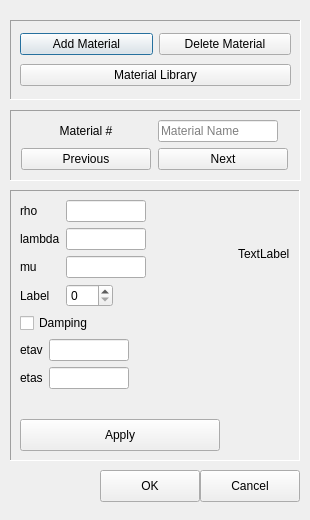
<?xml version="1.0" encoding="UTF-8"?>
<ui version="4.0">
 <class>materialSetupDialog</class>
 <widget class="QDialog" name="materialSetupDialog">
  <property name="geometry">
   <rect>
    <x>0</x>
    <y>0</y>
    <width>310</width>
    <height>520</height>
   </rect>
  </property>
  <property name="minimumSize">
   <size>
    <width>310</width>
    <height>520</height>
   </size>
  </property>
  <property name="maximumSize">
   <size>
    <width>310</width>
    <height>520</height>
   </size>
  </property>
  <property name="focusPolicy">
   <enum>Qt::TabFocus</enum>
  </property>
  <property name="contextMenuPolicy">
   <enum>Qt::DefaultContextMenu</enum>
  </property>
  <property name="windowTitle">
   <string>Material Setup</string>
  </property>
  <property name="windowIcon">
   <iconset resource="resources.qrc">
    <normaloff>:/material.png</normaloff>:/material.png</iconset>
  </property>
  <property name="toolTip">
   <string>Material Setup</string>
  </property>
  <property name="statusTip">
   <string>Material Setup</string>
  </property>
  <widget class="QFrame" name="firstFrame">
   <property name="geometry">
    <rect>
     <x>10</x>
     <y>20</y>
     <width>291</width>
     <height>80</height>
    </rect>
   </property>
   <property name="focusPolicy">
    <enum>Qt::TabFocus</enum>
   </property>
   <property name="frameShape">
    <enum>QFrame::Panel</enum>
   </property>
   <property name="frameShadow">
    <enum>QFrame::Sunken</enum>
   </property>
   <layout class="QGridLayout" name="gridLayout_3">
    <item row="0" column="0">
     <widget class="QPushButton" name="addMaterialPushButton">
      <property name="maximumSize">
       <size>
        <width>140</width>
        <height>16777215</height>
       </size>
      </property>
      <property name="text">
       <string>Add Material</string>
      </property>
      <property name="icon">
       <iconset resource="resources.qrc">
        <normaloff>:/add.png</normaloff>:/add.png</iconset>
      </property>
     </widget>
    </item>
    <item row="0" column="1">
     <widget class="QPushButton" name="deleteMaterialPushButton">
      <property name="maximumSize">
       <size>
        <width>140</width>
        <height>16777215</height>
       </size>
      </property>
      <property name="text">
       <string>Delete Material</string>
      </property>
      <property name="icon">
       <iconset resource="resources.qrc">
        <normaloff>:/trash.png</normaloff>:/trash.png</iconset>
      </property>
     </widget>
    </item>
    <item row="1" column="0" colspan="2">
     <widget class="QPushButton" name="materialLibraryPushButton">
      <property name="text">
       <string>Material Library</string>
      </property>
      <property name="icon">
       <iconset resource="resources.qrc">
        <normaloff>:/library.png</normaloff>:/library.png</iconset>
      </property>
     </widget>
    </item>
   </layout>
  </widget>
  <widget class="QFrame" name="secondFrame">
   <property name="geometry">
    <rect>
     <x>10</x>
     <y>110</y>
     <width>291</width>
     <height>71</height>
    </rect>
   </property>
   <property name="frameShape">
    <enum>QFrame::Panel</enum>
   </property>
   <property name="frameShadow">
    <enum>QFrame::Sunken</enum>
   </property>
   <layout class="QGridLayout" name="gridLayout_2">
    <item row="0" column="0">
     <widget class="QLabel" name="materialNumberlabel">
      <property name="text">
       <string>Material #</string>
      </property>
      <property name="alignment">
       <set>Qt::AlignCenter</set>
      </property>
     </widget>
    </item>
    <item row="0" column="1">
     <widget class="QLineEdit" name="materialNameLineEdit">
      <property name="minimumSize">
       <size>
        <width>120</width>
        <height>0</height>
       </size>
      </property>
      <property name="maximumSize">
       <size>
        <width>120</width>
        <height>16777215</height>
       </size>
      </property>
      <property name="focusPolicy">
       <enum>Qt::ClickFocus</enum>
      </property>
      <property name="placeholderText">
       <string>Material Name</string>
      </property>
     </widget>
    </item>
    <item row="1" column="0">
     <widget class="QPushButton" name="previousPushButton">
      <property name="minimumSize">
       <size>
        <width>130</width>
        <height>0</height>
       </size>
      </property>
      <property name="maximumSize">
       <size>
        <width>130</width>
        <height>16777215</height>
       </size>
      </property>
      <property name="text">
       <string>Previous</string>
      </property>
      <property name="icon">
       <iconset resource="resources.qrc">
        <normaloff>:/previous.png</normaloff>:/previous.png</iconset>
      </property>
     </widget>
    </item>
    <item row="1" column="1">
     <widget class="QPushButton" name="nextPushButton">
      <property name="minimumSize">
       <size>
        <width>130</width>
        <height>0</height>
       </size>
      </property>
      <property name="maximumSize">
       <size>
        <width>130</width>
        <height>16777215</height>
       </size>
      </property>
      <property name="text">
       <string>Next</string>
      </property>
      <property name="icon">
       <iconset resource="resources.qrc">
        <normaloff>:/next.png</normaloff>:/next.png</iconset>
      </property>
     </widget>
    </item>
   </layout>
   <zorder>materialNumberlabel</zorder>
   <zorder>previousPushButton</zorder>
   <zorder>nextPushButton</zorder>
   <zorder>materialNameLineEdit</zorder>
  </widget>
  <widget class="QFrame" name="propertiesFrame">
   <property name="geometry">
    <rect>
     <x>10</x>
     <y>190</y>
     <width>290</width>
     <height>271</height>
    </rect>
   </property>
   <property name="frameShape">
    <enum>QFrame::Panel</enum>
   </property>
   <property name="frameShadow">
    <enum>QFrame::Sunken</enum>
   </property>
   <layout class="QGridLayout" name="gridLayout">
    <item row="3" column="0">
     <widget class="QPushButton" name="applyPushButton">
      <property name="minimumSize">
       <size>
        <width>200</width>
        <height>32</height>
       </size>
      </property>
      <property name="maximumSize">
       <size>
        <width>200</width>
        <height>32</height>
       </size>
      </property>
      <property name="text">
       <string>Apply</string>
      </property>
      <property name="icon">
       <iconset resource="resources.qrc">
        <normaloff>:/done.png</normaloff>:/done.png</iconset>
      </property>
     </widget>
    </item>
    <item row="0" column="1">
     <widget class="QLabel" name="infoLabel">
      <property name="text">
       <string>TextLabel</string>
      </property>
     </widget>
    </item>
    <item row="1" column="0">
     <widget class="QCheckBox" name="dampimgCheckBox">
      <property name="focusPolicy">
       <enum>Qt::TabFocus</enum>
      </property>
      <property name="text">
       <string>Damping</string>
      </property>
     </widget>
    </item>
    <item row="2" column="0">
     <layout class="QFormLayout" name="formLayout_2">
      <property name="fieldGrowthPolicy">
       <enum>QFormLayout::FieldsStayAtSizeHint</enum>
      </property>
      <item row="0" column="0">
       <widget class="QLabel" name="etavLabel">
        <property name="text">
         <string>etav</string>
        </property>
       </widget>
      </item>
      <item row="0" column="1">
       <widget class="QLineEdit" name="etavLineEdit">
        <property name="maximumSize">
         <size>
          <width>80</width>
          <height>16777215</height>
         </size>
        </property>
       </widget>
      </item>
      <item row="1" column="0">
       <widget class="QLabel" name="etasLabel">
        <property name="text">
         <string>etas</string>
        </property>
       </widget>
      </item>
      <item row="1" column="1">
       <widget class="QLineEdit" name="etasLineEdit">
        <property name="maximumSize">
         <size>
          <width>80</width>
          <height>16777215</height>
         </size>
        </property>
       </widget>
      </item>
     </layout>
    </item>
    <item row="0" column="0">
     <layout class="QFormLayout" name="formLayout">
      <property name="fieldGrowthPolicy">
       <enum>QFormLayout::FieldsStayAtSizeHint</enum>
      </property>
      <item row="0" column="0">
       <widget class="QLabel" name="rhoLabel">
        <property name="text">
         <string>rho</string>
        </property>
       </widget>
      </item>
      <item row="0" column="1">
       <widget class="QLineEdit" name="rhoLineEdit">
        <property name="maximumSize">
         <size>
          <width>80</width>
          <height>16777215</height>
         </size>
        </property>
       </widget>
      </item>
      <item row="1" column="0">
       <widget class="QLabel" name="lambdaLabel">
        <property name="text">
         <string>lambda</string>
        </property>
       </widget>
      </item>
      <item row="1" column="1">
       <widget class="QLineEdit" name="lambdaLineEdit">
        <property name="maximumSize">
         <size>
          <width>80</width>
          <height>16777215</height>
         </size>
        </property>
       </widget>
      </item>
      <item row="2" column="0">
       <widget class="QLabel" name="muLabel">
        <property name="text">
         <string>mu</string>
        </property>
       </widget>
      </item>
      <item row="2" column="1">
       <widget class="QLineEdit" name="muLineEdit">
        <property name="maximumSize">
         <size>
          <width>80</width>
          <height>16777215</height>
         </size>
        </property>
       </widget>
      </item>
      <item row="3" column="0">
       <widget class="QLabel" name="labelLabel">
        <property name="text">
         <string>Label</string>
        </property>
       </widget>
      </item>
      <item row="3" column="1">
       <widget class="QSpinBox" name="labelSpinBox">
        <property name="maximum">
         <number>240</number>
        </property>
        <property name="singleStep">
         <number>40</number>
        </property>
       </widget>
      </item>
     </layout>
    </item>
   </layout>
  </widget>
  <widget class="QPushButton" name="okPushButton">
   <property name="geometry">
    <rect>
     <x>100</x>
     <y>470</y>
     <width>100</width>
     <height>32</height>
    </rect>
   </property>
   <property name="maximumSize">
    <size>
     <width>100</width>
     <height>16777215</height>
    </size>
   </property>
   <property name="text">
    <string>OK</string>
   </property>
  </widget>
  <widget class="QPushButton" name="cancelPushButton">
   <property name="geometry">
    <rect>
     <x>200</x>
     <y>470</y>
     <width>100</width>
     <height>32</height>
    </rect>
   </property>
   <property name="maximumSize">
    <size>
     <width>100</width>
     <height>16777215</height>
    </size>
   </property>
   <property name="text">
    <string>Cancel</string>
   </property>
  </widget>
 </widget>
 <tabstops>
  <tabstop>addMaterialPushButton</tabstop>
  <tabstop>okPushButton</tabstop>
  <tabstop>cancelPushButton</tabstop>
  <tabstop>applyPushButton</tabstop>
  <tabstop>deleteMaterialPushButton</tabstop>
  <tabstop>materialLibraryPushButton</tabstop>
  <tabstop>previousPushButton</tabstop>
  <tabstop>nextPushButton</tabstop>
  <tabstop>materialNameLineEdit</tabstop>
 </tabstops>
 <resources>
  <include location="resources.qrc"/>
 </resources>
 <connections/>
</ui>
